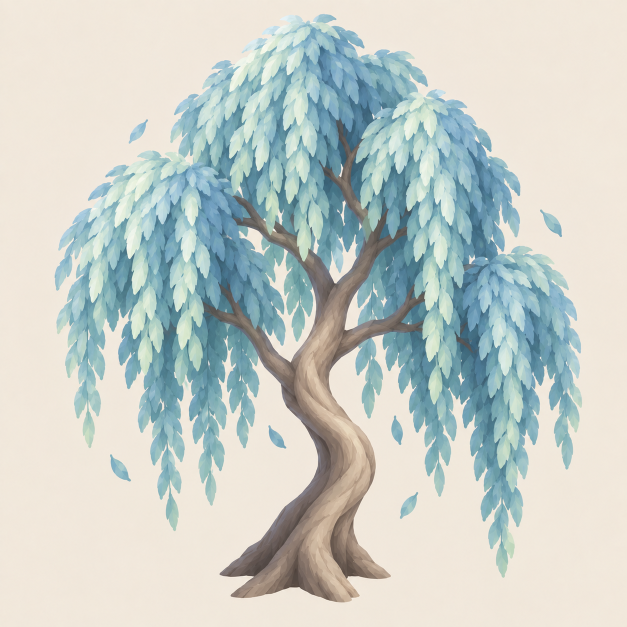
#> input picture Ghibli/70551f6f-4522-49d4-87a2-87fddd5f82ce.png, 1254 x 1254 px (shown at 1/2 size)
$ python probe.py ../70551f6f-4522-49d4-87a2-87fddd5f82ce.png
#> lines starting #> are read from the running program, lines starting #| are printed output that depends on the picture
"""Measure an asset render (or reference) so builds can be matched numerically
rather than by eye: background colour, subject bounding box, and the dominant
subject colours found by k-means in sRGB.

    python probe.py <image> [<image> ...] [-k 8]
"""
import sys
import random
from PIL import Image

random.seed(0)


def kmeans(points, k, iters=24):
    pts = points if len(points) <= 12000 else random.sample(points, 12000)
    cents = random.sample(pts, k)
    for _ in range(iters):
        buckets = [[] for _ in range(k)]
        for p in pts:
            best, bd = 0, 1e18
            for i, c in enumerate(cents):
                d = (p[0] - c[0]) ** 2 + (p[1] - c[1]) ** 2 + (p[2] - c[2]) ** 2
                if d < bd:
                    best, bd = i, d
            buckets[best].append(p)
        for i, b in enumerate(buckets):
            if b:
                cents[i] = tuple(sum(v[j] for v in b) / len(b) for j in range(3))
    return sorted(((len(b), tuple(int(round(v)) for v in c))
                   for b, c in zip(buckets, cents)), reverse=True)


def analyse(path, k=8):
#> called with k = 8
    im = Image.open(path).convert('RGB').resize((420, 420), Image.LANCZOS)
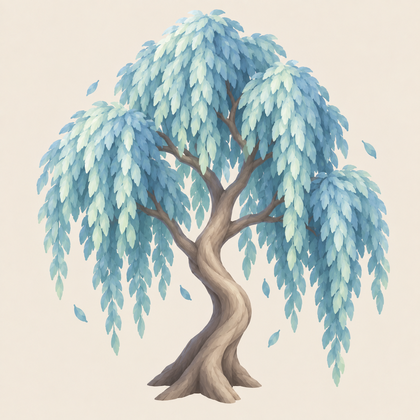
#> im: PIL image 420x420 RGB; mean R, G, B 198, 205.3, 199.9
    px = im.load()
    W = H = 420
    bg = px[6, 6]
#> bg = (241, 232, 220)
    subj, xs, ys = [], [], []
    for y in range(H):
        for x in range(W):
            r, g, b = px[x, y]
            if abs(r - bg[0]) + abs(g - bg[1]) + abs(b - bg[2]) > 30:
                subj.append((r, g, b))
                xs.append(x)
                ys.append(y)
#> after the loop, subj = 75172 items; xs = 75172 items; ys = 75172 items
    print('--- %s' % path)
    print('  background   rgb%s  #%02x%02x%02x' % (bg, bg[0], bg[1], bg[2]))
#|   background   rgb(241, 232, 220)  #f1e8dc
    if not xs:
        print('  no subject found')
        return
    print('  bbox         x %d-%d  y %d-%d   w=%d h=%d  (of 420)'
          % (min(xs), max(xs), min(ys), max(ys), max(xs) - min(xs), max(ys) - min(ys)))
#|   bbox         x 36-389  y 9-403   w=353 h=394  (of 420)
    print('  coverage     %d px  (%.1f%% of frame)' % (len(subj), 100 * len(subj) / (W * H)))
#|   coverage     75172 px  (42.6% of frame)
    print('  dominant subject colours:')
    for n, c in kmeans(subj, k):
#> in kmeans, `pts = points if len(points) <= 12000 else random.sample(points, 12000)`: pts = 12000 items
#> in kmeans, `cents = random.sample(pts, k)`: cents = [(215, 220, 215), (201, 224, 212), (137, 180, 181), (159, 193, 205), (135, 115, 99), (167, 197, 190), (180, 209, 199), (107, 156, 171)]
        share = 100.0 * n / min(len(subj), 12000)
        print('     %5.1f%%  rgb(%3d,%3d,%3d)  #%02x%02x%02x'
              % (share, c[0], c[1], c[2], c[0], c[1], c[2]))
#> this loop made 8 passes
#|       19.0%  rgb(130,174,185)  #82aeb9
#|       16.2%  rgb(104,150,167)  #6896a7
#|       16.2%  rgb(157,193,197)  #9dc1c5
#|       13.0%  rgb(186,209,202)  #bad1ca
#|       10.3%  rgb(117,107,102)  #756b66
#|        9.9%  rgb( 78,121,140)  #4e798c
#|        9.8%  rgb(209,225,215)  #d1e1d7
#|        5.6%  rgb(179,158,139)  #b39e8b


argv = sys.argv[1:]
k = 8
if '-k' in argv:
    i = argv.index('-k')
    k = int(argv[i + 1])
    argv = argv[:i] + argv[i + 2:]
args = [a for a in argv if not a.startswith('-')]
for p in args:
    analyse(p, k)

$ run again, on Ghibli/976ec1bd-c7e8-4cfd-8499-7d5eb6302e5e.png
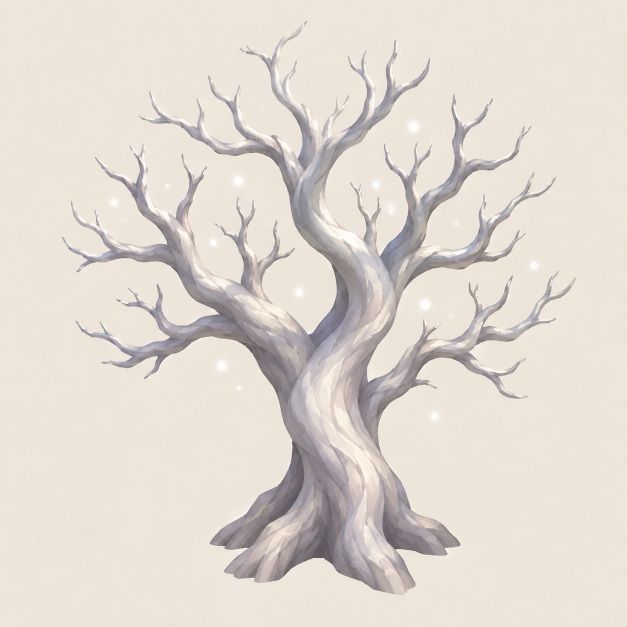
#> input picture Ghibli/976ec1bd-c7e8-4cfd-8499-7d5eb6302e5e.png, 1254 x 1254 px (shown at 1/2 size)
#> in analyse, `im = Image.open(path).convert('RGB').resize((420, 420), Image.LANCZOS)`:
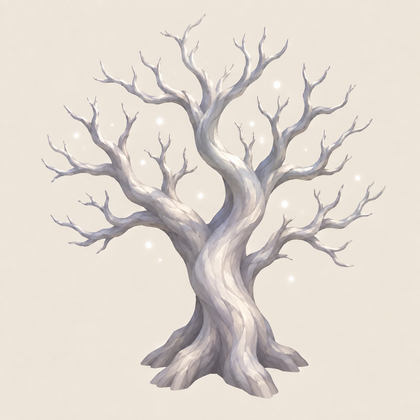
#> im: PIL image 420x420 RGB; mean R, G, B 225.2, 216.8, 208.3
#> bg = (238, 229, 218)
#> after the loop in analyse, `for y in range(H):`: subj = 34484 items
#|   background   rgb(238, 229, 218)  #eee5da
#|   bbox         x 41-385  y 14-398   w=344 h=384  (of 420)
#|   coverage     34484 px  (19.5% of frame)
#> pts = 12000 items
#> cents = [(133, 126, 126), (117, 108, 110), (223, 204, 191), (188, 175, 174), (229, 215, 206), (192, 186, 189), (145, 135, 137), (187, 181, 183)]
#> the loop in analyse, `for n, c in kmeans(subj, k):` made 8 passes
#> (n, c, share) on passes 1 to 8: (2103, (151, 144, 149), 17.52), (1961, (166, 159, 164), 16.34), (1777, (183, 175, 177), 14.81), (1639, (135, 128, 133), 13.66), (1584, (201, 192, 190), 13.2), (1502, (219, 209, 203), 12.52), (742, (114, 107, 112), 6.18), (692, (251, 246, 238), 5.77)
#> (printed output is left out)
